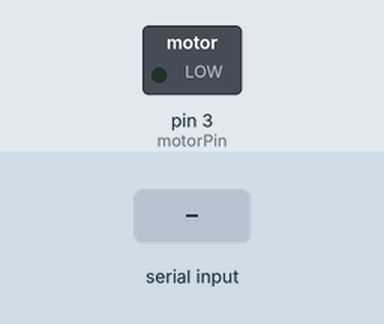
This sketch was run on a simulated Arduino Uno, built with avr-gcc and run on an emulated ATmega328P. Parts: switched loads named in the sketch (green lamp = pin HIGH). The inputs (shaded band) are chosen by the test bench.

Above: at 1.2 s.
1.3 s: "1" received over Serial
Timing chart, 0 to 4.3 s (numbered marks = the images above; inputs shaded):
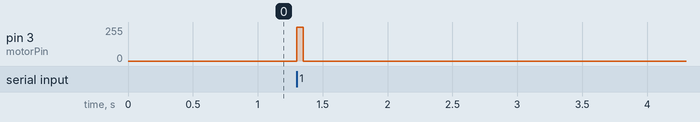

The sketch:

unity_to_arduino_windows.ino
```cpp
int i;
int val = 0;
int ledPin = 13;
char byte_val;

int motorPin = 3;

void setup() {
  pinMode(motorPin, OUTPUT);
  Serial.begin(9600);

}


void loop() {

  int speed = 254;
  int sword_strike_feed_delay = 500;
  int sword_touch_feed_delay = 50;

  byte_val = Serial.read();

  if(byte_val == '1')
  {
        analogWrite(motorPin, speed);
        //delay(sword_strike_feed_delay);
        delay(sword_touch_feed_delay);
         analogWrite(motorPin, 0);

  } else if (byte_val == '0'){

     analogWrite(motorPin, 0);

  }


}
```

Measured:
- after the input at 1.3 s, pin 3 (motorPin): 0/255 → 254/255 at once, → 0/255 0.05 s later
